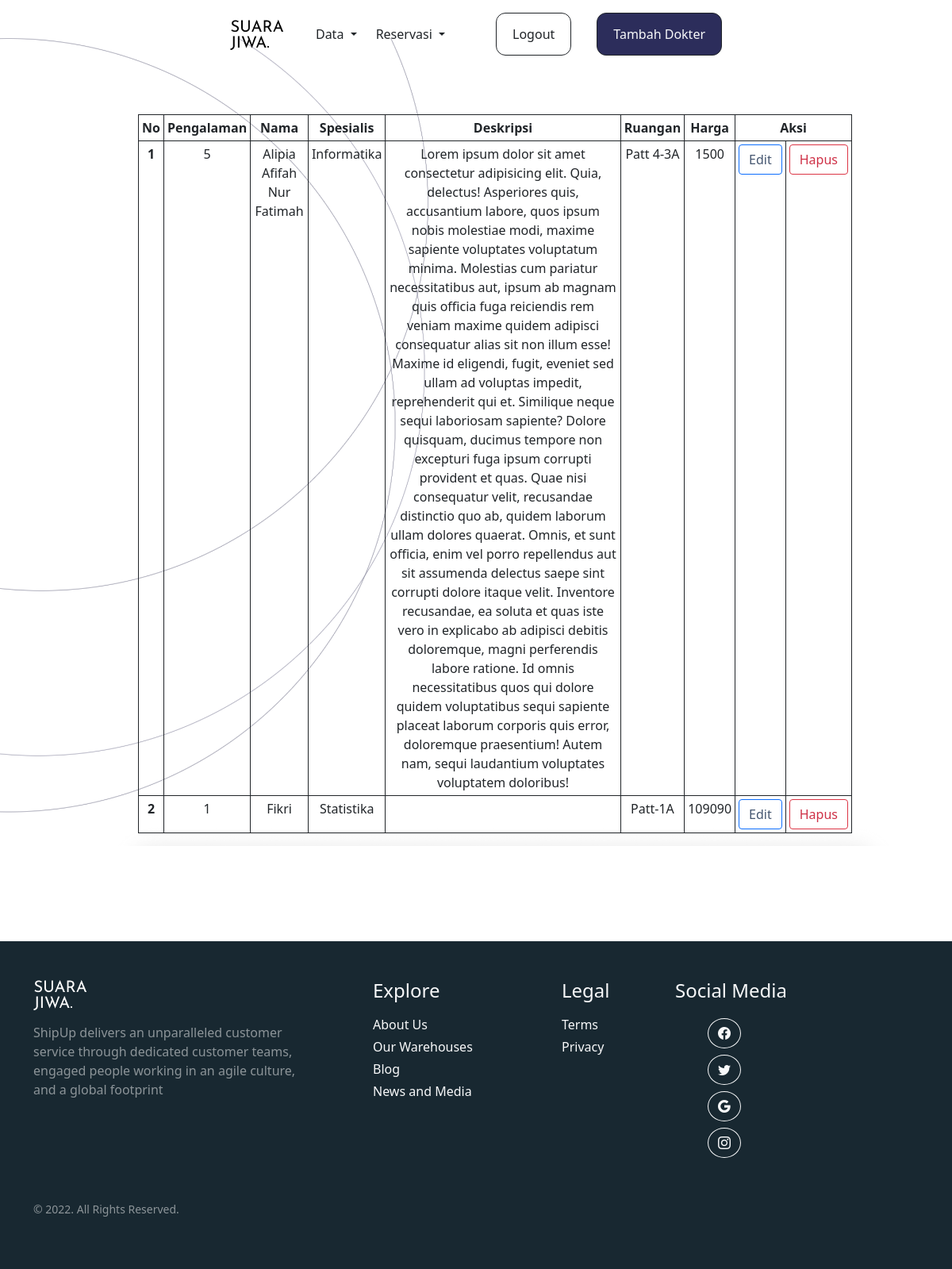
/admin/DDokter.php, run on the app's committed database.
### tables this page shows
CREATE TABLE `dokter` (
  `id_dokter` int(5) NOT NULL,
  `pengalaman` varchar(1) DEFAULT NULL,
  `nama` varchar(50) DEFAULT NULL,
  `spesialis` varchar(50) DEFAULT NULL,
  `deskripsi` varchar(8000) DEFAULT NULL,
  `ruangan` varchar(50) DEFAULT NULL,
  `harga` int(11) DEFAULT NULL,
  `gambar` varchar(5) NOT NULL
);

### admin/DDokter.php (the view, shortened to what this page needs)
<!DOCTYPE html>
<html lang="en">
  <head>
    <link rel="stylesheet" href="https://cdn.jsdelivr.net/npm/bootstrap-icons@1.5.0/font/bootstrap-icons.css" />
    <link href="https://cdn.jsdelivr.net/npm/bootstrap@5.0.2/dist/css/bootstrap.min.css" rel="stylesheet" />
    <link rel="stylesheet" href="../style.css" />
  </head>
  <body class="overflow-x-hidden">
    <nav id="nav1" class="navbar navbar-expand-lg bg-body-tertiary fixed-top pt-3">
      <div class="container-fluid">
        <div class="collapse navbar-collapse justify-content-center" id="navbarNavDropdown">
          <ul class="navbar-nav text-center d-flex align-items-center">
            <li class="nav-item ">
              <img src="../gambar/sj.png" alt="" srcset=""><a class="navbar-brand" href="#"></a>
            </li>
            <li class="nav-item dropdown">
              <a class="nav-link dropdown-toggle text-dark ms-3" href="#" role="button" data-bs-toggle="dropdown" aria-expanded="false">
                Data
              </a>
            </li>
            <li class=" ms-2 nav-item dropdown">
              <a class="nav-link dropdown-toggle text-dark" href="#" role="button" data-bs-toggle="dropdown" aria-expanded="false">
              Reservasi
              </a>
            </li>
            <li class=" ms-2 nav-item">
              <button style="border-radius: 12px!important;" class="btn btn-outline-dark ms-5"><a class="nav-link active text-dark" aria-current="page" href="logout.php">Logout</a></button>
            </li>
            <li class=" ms-2 nav-item">
              <button style="border-radius: 12px!important;" class="btn btn-dark bg-dark ms-4"><a class="nav-link active text-light" aria-current="page" href="tambahDokter.php">Tambah Dokter</a></button>
            </li>
          </ul>
        </div>
      </div>
    </nav>
    <section class=" mb-5 mt-5 pt-5 d-flex justify-content-center align-items-center" style="background-image: url(../gambar/bg.jpg); background-size: cover;">
    <table class="table table-bordered table-sm ms-5 w-75 border-dark mt-5 text-center">
  <thead>
    <tr>
      <th scope="col">No</th>
      <th scope="col">Pengalaman</th>
      <th scope="col">Nama</th>
      <th scope="col">Spesialis</th>
      <th scope="col">Deskripsi</th>
      <th scope="col">Ruangan</th>
      <th scope="col">Harga</th>
      <th colspan="2">Aksi</th>
    </tr>
  </thead>
  <tbody>
<?php
include '../koneksi.php';
$no = 1;
$data = mysqli_query($connect,"select * from dokter");
while($d = mysqli_fetch_array($data)){
?>
    <tr>
      <th scope="row"><?php echo $no++; ?></th>
      <td><?php echo $d['pengalaman']; ?></td>
        <td><?php echo $d['nama']; ?></td>
      <td><?php echo $d['spesialis']; ?></td>
      <td><?php echo $d['deskripsi']; ?></td>
      <td><?php echo $d['ruangan']; ?></td>
      <td><?php echo $d['harga']; ?></td>
      <td><button type='button' class='btn btn-outline-primary'><a style='text-decoration: none; color:#465771;' href='update.php?id_dokter=<?=$d["id_dokter"]?>'>Edit</a></button></td>
        <td><button type='button' class='btn btn-outline-danger'><a style='text-decoration: none;color:#ce3046;' href='hapus.php?id_dokter=<?=$d["id_dokter"]?>'>Hapus</a></button></td>
    </tr>
<?php
}
?>
  </tbody>
</table>
    </section>
    <br><br><br>
      <div class="px-3 pb-5 footer" style="background-color: #182831!important;">
        <div class="container">
          <div class="row ">
            <div class="col-lg-4 col-xs-12 mt-5">
              <img src="gambar/sj.png" class="mb-3" alt="" srcset="" style="filter: invert(100%);">
              <p class="pr-5 text-white-50 mb-1">ShipUp delivers an unparalleled customer service through dedicated customer teams, engaged people working in an agile culture, and a global footprint</p>
            </div>
            <div class="col-lg-2 col-xs-12 mt-5 ms-5 links">
              <h4 class="mt-lg-0 mb-3 mt-sm-3 text-light">Explore</h4>
              <ul class="m-0 p-0" style="list-style: none">
                <li class="mb-1"><a class="text-decoration-none text-light" href="profile.html">About Us</a></li>
                <li class="mb-1"><a class="text-decoration-none text-light" href="profile.html">Our Warehouses</a></li>
                <li class="mb-1"><a class="text-decoration-none text-light" href="profile.html">Blog</a></li>
                <li class="mb-1"><a class="text-decoration-none text-light" href="profile.html">News and Media</a></li>
                <br />
              </ul>
            </div>
            <div class="col-lg-1 col-xs-12 mt-5 ms-5 location">
              <h4 class="mt-lg-0 mb-3 mt-sm-4 text-light">Legal</h4>
              <ul class="m-0 p-0" style="list-style: none">
                <li class="mb-1"><a class="text-decoration-none text-light" href="profile.html">Terms</a></li>
                <li class="mb-1"><a class="text-decoration-none text-light" href="profile.html">Privacy</a></li>
                <br />
              </ul>
            </div>
            <div class="col-lg-3 col-xs-12 mt-5 ms-5 lsocial">
              <h4 class="mt-lg-0 mb-3 mt-sm-4 text-light">Social Media</h4>
              <div class="icon d-inline">
              <div class="col-md-5 col-lg-4 ml-lg-0 text-center text-md-end">
                <a
                   class="btn btn-outline-light rounded-circle m-1"
                   class="text-white"
                   role="button"
                   ><i class="bi bi-facebook"></i
                  ></a>
                <a
                   class="btn btn-outline-light rounded-circle m-1"
                   class="text-white"
                   role="button"
                   ><i class="bi bi-twitter"></i
                  ></a>
                <a
                   class="btn btn-outline-light rounded-circle m-1"
                   class="text-white"
                   role="button"
                   ><i class="bi bi-google"></i
                  ></a>
                <a
                   class="btn btn-outline-light rounded-circle m-1"
                   class="text-white"
                   role="button"
                   ><i class="bi bi-instagram"></i
                  ></a>
              </div>
            </div>
            </div>
          </div>
          <div class="row mt-5">
            <div class="col copyright">
              <p class=""><small class="text-white-50">© 2022. All Rights Reserved.</small></p>
            </div>
          </div>
        </div>
      </div>
  </body>
</html>

### style.css (style rules this page uses)
.bg-dark { background-color: #2C2D5B !important; }

### data on the page
dokter: pengalaman "5", nama "Alipia Afifah Nur Fatimah", spesialis "Informatika", deskripsi "Lorem ipsum dolor sit amet consectetur adipisicing elit. Quia, delectus! Asperiores quis, accusantium labore, quos ipsum nobis molestiae modi, maxime sapiente voluptates voluptatum minima. Molestias cum pariatur necessitatibus aut, ipsum ab magnam quis officia fuga reiciendis rem veniam maxime quidem adipisci consequatur alias sit non illum esse! Maxime id eligendi, fugit, eveniet sed ullam ad voluptas impedit, reprehenderit qui et. Similique neque sequi laboriosam sapiente? Dolore quisquam, ducimus tempore non excepturi fuga ipsum corrupti provident et quas. Quae nisi consequatur velit, recusandae distinctio quo ab, quidem laborum ullam dolores quaerat. Omnis, et sunt officia, enim vel…", ruangan "Patt 4-3A", harga "1500"
dokter: pengalaman "1", nama "Fikri", spesialis "Statistika", ruangan "Patt-1A", harga "109090"
